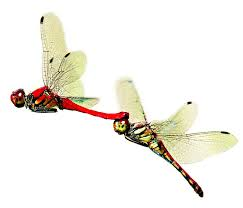
#> input picture dragonfly.jpeg, 243 x 208 px
$ jupyter execute --allow-errors 17-Lab_23-09-2025.ipynb
#> lines starting #> are read from the running program, lines starting #| are printed output that depends on the picture
# Advanced Python Programming (APP)
## Course Code (CC) - CSI - 3007
### Laboratory (Lab)
#### Digital Assignment - 04

## Working On Matplotlib In Advanced Python Programming Lab
### Custom User Own Client Customer Individual Synthetic Dataset
#### Python Programming Coding Scripting Computer Science Language
#### Jupyter Notebook Core Main Crux Framework Library Module Binary Package

# Working On Matplotlib In Advanced Python Programming Lab
## Student: Dharshan Raj P A
## Register Roll Number ID: 22MIC0073
## Date: 23-09-2025

# TASK 1

[cell 1]
# Imports: Pandas and Matplotlib
import pandas as pd
import matplotlib.pyplot as plt

#> (a cell that did not finish here is left out)

[cell 3]
# Scatter Line Plot: Glucose vs Age
Figure, Axis = plt.subplots()
#> (the rest of this cell did not finish here and is left out)

#> (a cell that did not finish here is left out)

# TASK 2

# CHANGING IMAGE CHARACTERISTICS USING MATPLOTLIB

[cell 5]
from PIL import Image # Importing PIL library for image data

import matplotlib.pyplot as plt
import numpy as np

[cell 6]
ImageArray = np.asarray(Image.open("./dragonfly.jpeg"))  # Import image into Numpy array
#> ImageArray is the input picture: shape (208, 243, 3); mean R, G, B 242.6, 239.5, 232.7
print(repr(ImageArray))  # Each inner list represents a pixel (R,G,B)
#> (printed output is left out)

[cell 7]
ImagePlot = plt.imshow(ImageArray)  # Plotting numpy arrays as images

[cell 8]
LuminosityImage = ImageArray[:, :, 0]  # Pseudocolor is only relevant to single-channel images
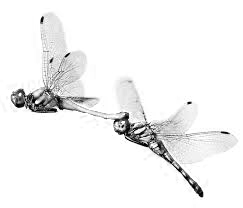
#> LuminosityImage: shape (208, 243); min 0, max 255, mean 242.6
plt.imshow(LuminosityImage)  # Pick one channel (R) using slicing

# Add a colorbar to show the mapping of pixel intensity to color
plt.colorbar(label='Pixel Intensity')
plt.title('Pseudocolor of the Given Grayscale Image')
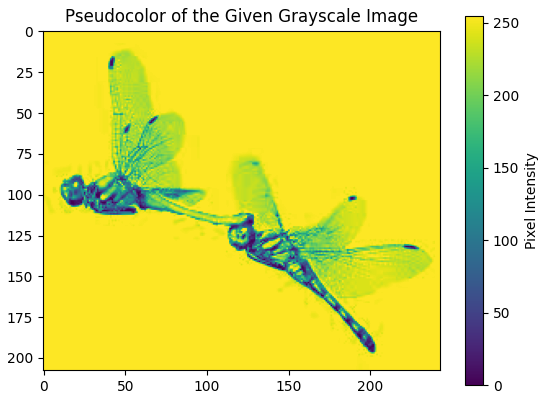
#> figure drawn by matplotlib, 2 panels

[cell 9]
# Print matrix shapes
print("Original image shape:", ImageArray.shape)   # (height, width, channels)
#| Original image shape: (208, 243, 3)
print("Luminosity image shape:", LuminosityImage.shape)   # (height, width)
#| Luminosity image shape: (208, 243)
print("\nOriginal pixel (0,0):", ImageArray[0, 0])      # full RGB values
#| Original pixel (0,0): [255 255 255]
print("Luminosity pixel (0,0):", LuminosityImage[0, 0])  # only Red channel value
#| Luminosity pixel (0,0): 255

[cell 10]
# Print repr of both
print("repr(ImageArray) [truncated]:", repr(ImageArray)[:300], "...\n")
#> (printed output is left out)
print("repr(LuminosityImage) [truncated]:", repr(LuminosityImage)[:300], "...\n")
#> (printed output is left out)

[cell 11]
# Expand LuminosityImage to 3 channels for fair diff
LuminosityExpanded = np.stack([LuminosityImage, LuminosityImage, LuminosityImage], axis=-1)
DifferenceMatrix = ImageArray - LuminosityExpanded
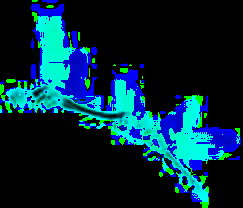
#> DifferenceMatrix: shape (208, 243, 3); mean R, G, B 0, 40.9, 56.4
print("\nDifference matrix sample (5x5 pixels):")
print(DifferenceMatrix[:5, :5, :])
#> (printed output is left out)

[cell 12]
plt.imshow(LuminosityImage, cmap="hot")

[cell 13]
# List of colormaps to demonstrate
ColorMaps = ["gray", "viridis", "plasma", "inferno", "magma", "cividis", "hot", "cool", "spring", "summer", "autumn", "winter"]
# Plot all colormaps
Figure, Axes = plt.subplots(3, 4, figsize=(12, 9))
for AxisLocal, ColorMap in zip(Axes.ravel(), ColorMaps):
    AxisLocal.imshow(LuminosityImage, cmap=ColorMap)
    AxisLocal.set_title(ColorMap)
    AxisLocal.axis("off")

plt.tight_layout()
plt.show()

[cell 14]
ImagePlot = plt.imshow(LuminosityImage)
ImagePlot.set_cmap('nipy_spectral')

[cell 15]
ImagePlot = plt.imshow(LuminosityImage)
plt.colorbar()
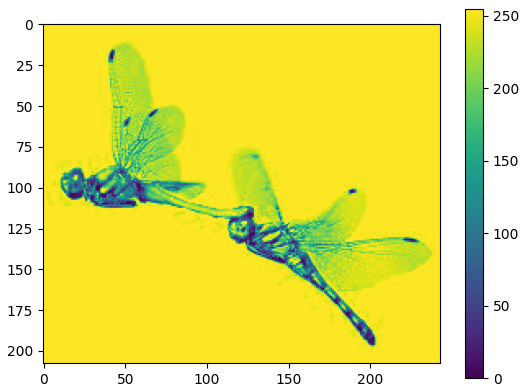
#> figure drawn by matplotlib, 2 panels

[cell 16]
plt.hist(LuminosityImage.ravel(), bins=range(256), fc='blue', ec='white')  # 0-255 bins for 8-bit pixel range
plt.title("Histogram of Luminosity Image")
plt.xlabel("Pixel Intensity")
plt.ylabel("Frequency")
plt.grid(axis='y', linestyle='--', alpha=0.5)
plt.show()
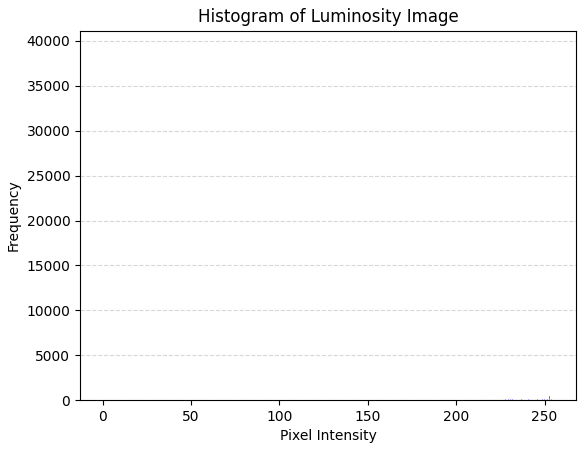
#> figure drawn by matplotlib, 1 panel; tallest bar 39179 high, from x = 254 to 255

[cell 17]
plt.imshow(LuminosityImage, clim=(0, 175))

### Thumbnail Preview (64x64)

### Resize Comparison And Sample Pixels

### Bilinear Interpolation Preview

### Bicubic Interpolation Preview

[cell 18]
ImageObject = Image.open("./dragonfly.jpeg")
ImageObject.thumbnail((64, 64))  # Resize image in-place to 64x64
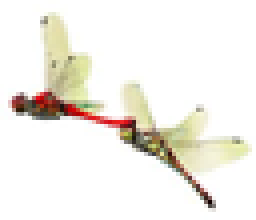
#> ImageObject: PIL image 64x55 RGB (shown 4 times larger); mean R, G, B 242.6, 239.5, 232.6
ImagePlot = plt.imshow(ImageObject)

[cell 19]
# Load original image
ImageOriginal = Image.open("./dragonfly.jpeg")
OriginalArray = np.array(ImageOriginal)
ImageResized = ImageOriginal.copy()
ImageResized.thumbnail((64, 64))
ResizedArray = np.array(ImageResized)
print("Original shape:", OriginalArray.shape)
#| Original shape: (208, 243, 3)
print("Resized shape:", ResizedArray.shape)
#| Resized shape: (55, 64, 3)
print("Original pixel [0,0]:", OriginalArray[0,0])
#| Original pixel [0,0]: [255 255 255]
print("Resized pixel [0,0]:", ResizedArray[0,0])
#| Resized pixel [0,0]: [255 255 255]

[cell 20]
ImagePlot = plt.imshow(ImageObject, interpolation="bilinear")

[cell 21]
ImagePlot = plt.imshow(ImageObject, interpolation="bicubic")  # Resampling method bicubic in PIL

# TASK 3

# INVERSE OR NEGATIVE OF THE IMAGE

[cell 22]
ImageObject = Image.open("./dragonfly.jpeg")  # Load image
ImageObject = ImageObject.convert("RGB")  # Ensure 3 channels
ImageArray = np.array(ImageObject)

[cell 23]
print("Original Image Array:", ImageArray)
#> (printed output is left out)

[cell 24]
# Find the inverse (negative image)
# For 8-bit images, max pixel value is 255
NegativeImageArray = 255 - ImageArray
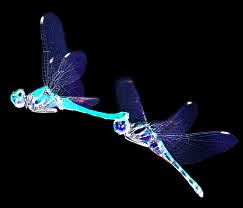
#> NegativeImageArray: shape (208, 243, 3); mean R, G, B 12.4, 15.5, 22.3
print("Inverted Image Array", NegativeImageArray)
#> (printed output is left out)

[cell 25]
# Display original and negative side by side
Figure, Axes = plt.subplots(1, 2, figsize=(10, 5))
Axes[0].imshow(ImageArray)
Axes[0].set_title("Original Image")
Axes[0].axis("off")
Axes[1].imshow(NegativeImageArray)
Axes[1].set_title("Negative (Inverted) Image")
Axes[1].axis("off")
plt.show()

$ run again, with DigitalWellnessNgramsWordcloud.png saved as dragonfly.jpeg
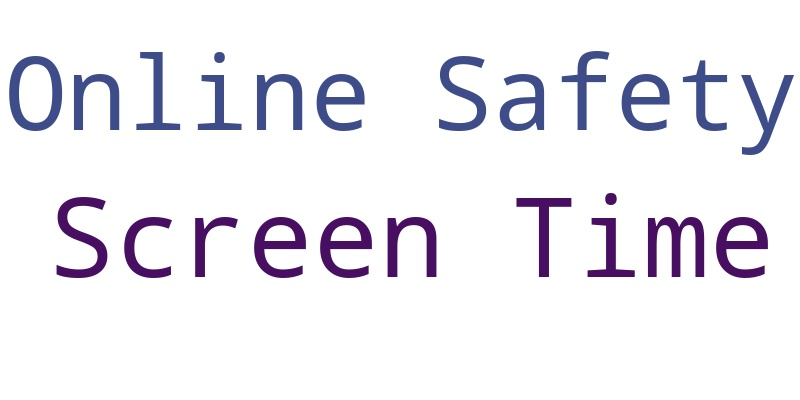
#> input picture DigitalWellnessNgramsWordcloud.png, 800 x 400 px
#> ImageArray is the input picture: shape (400, 800, 3); mean R, G, B 238.5, 236.8, 242.7
#> (printed output is left out)
#| Original image shape: (400, 800, 3)
#| Luminosity image shape: (400, 800)
#| Original pixel (0,0): [255 255 255]
#| Luminosity pixel (0,0): 255
#> (printed output is left out)
#> (printed output is left out)
#> (printed output is left out)
#> `plt.show()`:
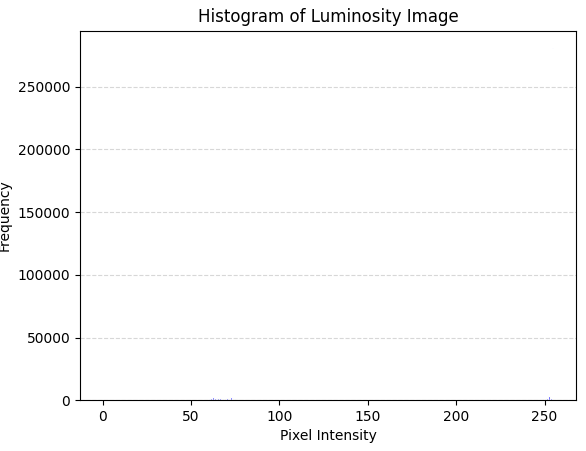
#> figure drawn by matplotlib, 1 panel; tallest bar 280748 high, from x = 254 to 255
#| Original shape: (400, 800, 3)
#| Resized shape: (32, 64, 3)
#| Original pixel [0,0]: [255 255 255]
#| Resized pixel [0,0]: [255 255 255]
#> (printed output is left out)
#> `NegativeImageArray = 255 - ImageArray`:
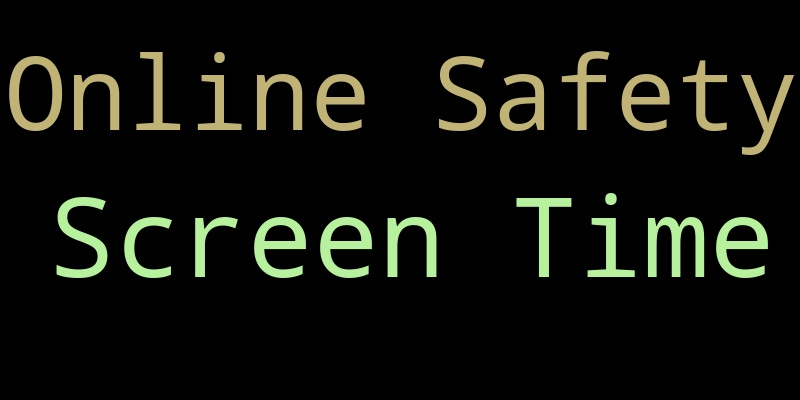
#> NegativeImageArray: shape (400, 800, 3); mean R, G, B 16.5, 18.2, 12.3
#> (printed output is left out)

$ run again, with WordcloudDigitalWellness.png saved as dragonfly.jpeg
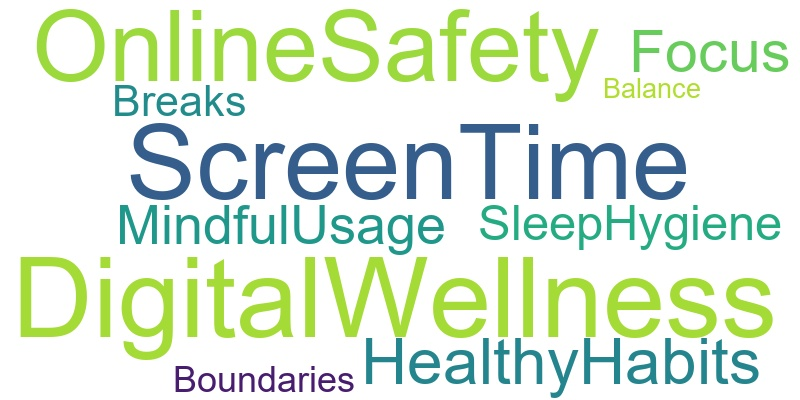
#> input picture WordcloudDigitalWellness.png, 800 x 400 px
#> ImageArray is the input picture: shape (400, 800, 3); mean R, G, B 224.1, 237.4, 220.9
#> (printed output is left out)
#| Original image shape: (400, 800, 3)
#| Luminosity image shape: (400, 800)
#| Original pixel (0,0): [255 255 255]
#| Luminosity pixel (0,0): 255
#> (printed output is left out)
#> (printed output is left out)
#> (printed output is left out)
#> `plt.show()`:
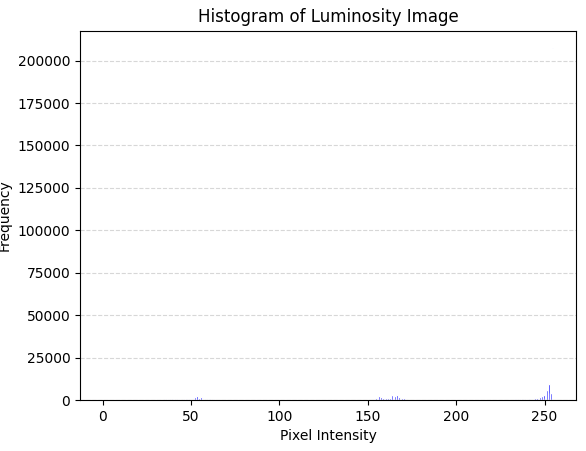
#> figure drawn by matplotlib, 1 panel; tallest bar 207273 high, from x = 254 to 255
#| Original shape: (400, 800, 3)
#| Resized shape: (32, 64, 3)
#| Original pixel [0,0]: [255 255 255]
#| Resized pixel [0,0]: [255 255 255]
#> (printed output is left out)
#> `NegativeImageArray = 255 - ImageArray`:
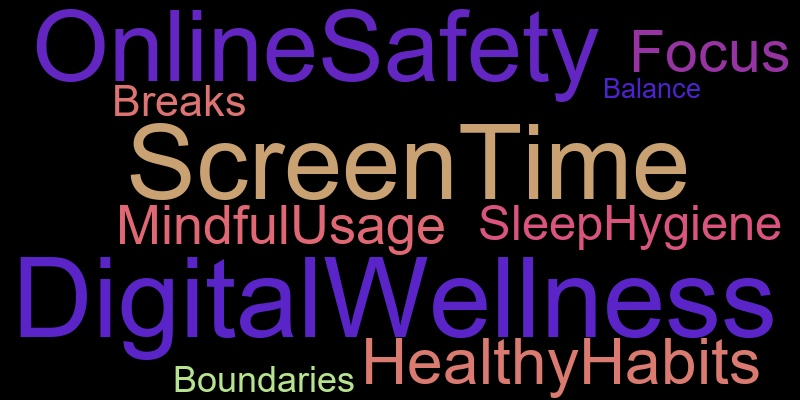
#> NegativeImageArray: shape (400, 800, 3); mean R, G, B 30.9, 17.6, 34.1
#> (printed output is left out)
